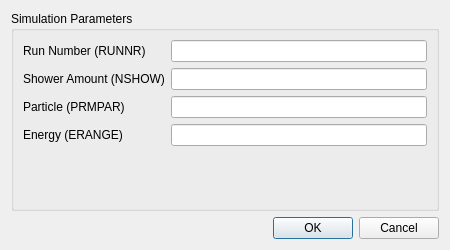
<?xml version="1.0" encoding="UTF-8"?>
<ui version="4.0">
 <class>CORSIKA_INPUT</class>
 <widget class="QDialog" name="CORSIKA_INPUT">
  <property name="geometry">
   <rect>
    <x>0</x>
    <y>0</y>
    <width>450</width>
    <height>250</height>
   </rect>
  </property>
  <property name="windowTitle">
   <string>CORSIKA Input Configurations</string>
  </property>
  <layout class="QVBoxLayout" name="verticalLayout">
   <item>
    <widget class="QGroupBox" name="groupBox">
     <property name="title">
      <string>Simulation Parameters</string>
     </property>
     <layout class="QFormLayout" name="formLayout">
      <item row="0" column="0">
       <widget class="QLabel" name="lblRunnr">
        <property name="text">
         <string>Run Number (RUNNR)</string>
        </property>
        <property name="toolTip">
         <string>This is how we tell the difference between which shower is which (ie. DAT000001 is hydrogen)</string>
        </property>
       </widget>
      </item>
      <item row="0" column="1">
       <widget class="QLineEdit" name="lineRunnr">
        <property name="toolTip">
         <string>This is how we tell the difference between which shower is which (ie. DAT000001 is hydrogen)</string>
        </property>
       </widget>
      </item>
      <item row="1" column="0">
       <widget class="QLabel" name="lblNshow">
        <property name="text">
         <string>Shower Amount (NSHOW)</string>
        </property>
        <property name="toolTip">
         <string>This is how many showers we wish to run in the simulation</string>
        </property>
       </widget>
      </item>
      <item row="1" column="1">
       <widget class="QLineEdit" name="lineNshow">
        <property name="toolTip">
         <string>This is how many showers we wish to run in the simulation</string>
        </property>
       </widget>
      </item>
      <item row="2" column="0">
       <widget class="QLabel" name="lblPrmpar">
        <property name="text">
         <string>Particle (PRMPAR)</string>
        </property>
        <property name="toolTip">
         <string>This is an integer that correlates with a certain particle isotope</string>
        </property>
       </widget>
      </item>
      <item row="2" column="1">
       <widget class="QLineEdit" name="linePrmpar">
        <property name="toolTip">
         <string>This is an integer that correlates with a certain particle isotope</string>
        </property>
       </widget>
      </item>
      <item row="3" column="0">
       <widget class="QLabel" name="lblErange">
        <property name="text">
         <string>Energy (ERANGE)</string>
        </property>
        <property name="toolTip">
         <string>This is how much energy the incoming particle has</string>
        </property>
       </widget>
      </item>
      <item row="3" column="1">
       <widget class="QLineEdit" name="lineErange">
        <property name="toolTip">
         <string>This is how much energy the incoming particle has</string>
        </property>
       </widget>
      </item>
     </layout>
    </widget>
   </item>
   <item>
    <widget class="QDialogButtonBox" name="buttonBox">
     <property name="standardButtons">
      <set>QDialogButtonBox::Ok|QDialogButtonBox::Cancel</set>
     </property>
    </widget>
   </item>
  </layout>
 </widget>
 <resources/>
 <connections/>
</ui>
